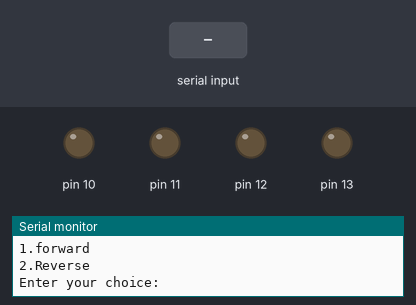
This sketch was run on a simulated Arduino Uno, built with avr-gcc and run on an emulated ATmega328P. Shown: output pins drawn as LEDs (lit = HIGH), the last lines printed to the serial monitor. Dashed ring = blinking. The inputs (shaded band) are chosen by the test bench.

Above: at 1.2 s.
1.3 s: "90,45\n" received over Serial
At 1.7 s:
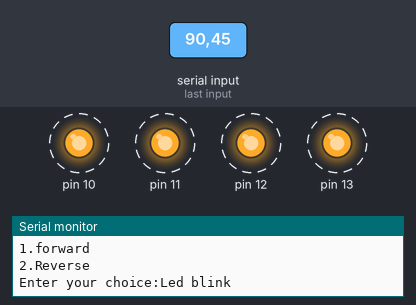
Timing chart, 0 to 10.3 s (numbered marks = the images above; inputs shaded):
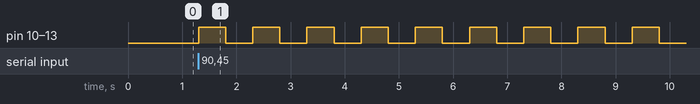

The sketch:

switch_led.ino
```cpp
int ch=0;
int d;
void setup() {
  Serial.begin(9600);
  Serial.println("1.forward");
  Serial.println("2.Reverse");
  //Serial.println("3.led blink");


  pinMode(13,OUTPUT);
  pinMode(12,OUTPUT);
  pinMode(11,OUTPUT);
  pinMode(10,OUTPUT);


}

void loop()
{
  Serial.print("Enter your choice:");
  while(Serial.available()==0)


    ch=Serial.parseInt();

  switch (ch) {
  case '1':
    Serial.println("1.forward");
    d=100;
    for( int i=10;i < 14;i++)
    {
      digitalWrite(i,HIGH);
      delay(d);
      digitalWrite(i,LOW);
      delay(d);
    }
    break;
  case '2':
    Serial.println("2.Reverse");
    d=100;
    for( int i=13;i > 10;i--)
    {
      digitalWrite(i,HIGH);
      delay(d);
      digitalWrite(i,LOW);
      delay(d);
    }
    break;

  default:
    Serial.println("Led blink");

    digitalWrite(13,HIGH);
    digitalWrite(12,HIGH);
    digitalWrite(11,HIGH);
    digitalWrite(10,HIGH);
    delay(500);

    digitalWrite(13,LOW);
    digitalWrite(12,LOW);
    digitalWrite(11,LOW);
    digitalWrite(10,LOW);
    delay(500);
    break;
  }
}
```

Measured:
- after the input at 1.3 s, pin 10–13: alternates HIGH for 0.50 s and LOW for 0.50 s, starting at once
